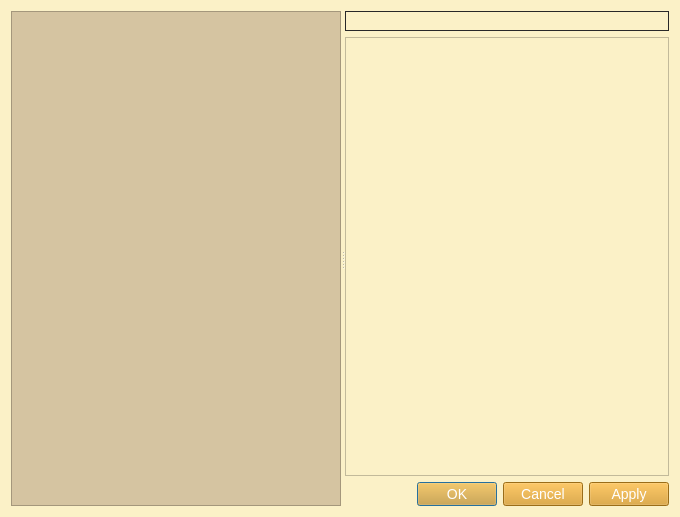
<?xml version="1.0" encoding="UTF-8"?>
<ui version="4.0">
 <class>PreferencesDialog</class>
 <widget class="QDialog" name="PreferencesDialog">
  <property name="geometry">
   <rect>
    <x>0</x>
    <y>0</y>
    <width>680</width>
    <height>517</height>
   </rect>
  </property>
  <property name="windowTitle">
   <string>Preferences</string>
  </property>
  <property name="styleSheet">
   <string notr="true">QWidget{
	background-color: #fbf1c7;
}
QMenuBar::item{
	background-color: #fbf1c7;
}
QDockWidget::title{
	background: #d5c4a1;
	padding-left: 5px;
}
QDockWidget, QMenuBar{
    color: #282828;
    font: bold 14px;
}
QTextEdit, QPlainTextEdit, QLineEdit, QSpinBox, QComboBox {
  background-color: #d5c4a1;
  color: #282828;
}
QTextEdit#uiConsoleTextEdit {
  background-color: #fbf1c7;
  color: #282828;
  font: 13px;
}
QTabWidget {
	font: 14px;
	border-top: 2px;
}
QTabBar::tab {
    background: #d5c4a1;
    color: #282828;
    min-width: 8ex;
    padding: 2px;
	border-top-right-radius: 6px;
	border-top-left-radius: 6px;
}
QTabBar::tab:selected {
    background: #458588;
	color: #FFFFFF;
}
QGroupBox {
    color: #076678;
    font: 14px;
    padding: 15px;
    border-style: none;
}
QMainWindow::separator {
	background: #d5c4a1;
	width: 1px;
	height: 1px;
}
QComboBox {
	selection-background-color: #458588;
	selection-color: #FFFFFF;
}

QToolBar{
	background: #d5c4a1;
	border: 0px;
}
QPushButton {
	background-color: #d79921;
    color: #FFFFFF;
	font: 14px;
}
QToolButton {
	background-color: #d79921;
    color: #FFFFFF;
	font: 14px;
}
QTreeWidget, QListWidget {
	background-color: #fbf1c7;
	color: #282828;
    alternate-background-color: #d5c4a1; 
	font: 14px;
}
QTreeWidget#uiTreeWidget {
	background-color: #d5c4a1;
	color: #282828;
	font: bold 16px;
}
QTreeWidget::item:selected, QTreeWidget::item:hover, QMenu::item:selected,QToolButton::hover,QPushButton::hover,QTabBar::tab:hover {
	background-color: #458588;
	color: #FFFFFF;
}
QMenu {
	background-color: #fbf1c7;
    color: #282828;
}
QLabel {
	color: #282828;
	font: 14px;
}
QLabel#uiTitleLabel {
	color: #282828;
	font: bold 16px;
}

QAbstractScrollArea::corner {
    background: #fbf1c7;
}
QScrollBar::handle:horizontal {
    background: #d5c4a1;
    min-width: 20px;
}
QScrollBar::handle:vertical {
    background: #d5c4a1;
    min-width: 20px;
}
QScrollBar:vertical {
    width: 6px;
}
QScrollBar:horizontal {
    height: 6px;
}
QScrollBar::up-arrow:vertical, QScrollBar::down-arrow:vertical, QScrollBar::down-arrow:horizontal, QScrollBar::up-arrow:horizontal { 
	border: 0px;
    height: 0px; 
    width: 0px; 
}
         
QScrollBar::add-page:horizontal, QScrollBar::sub-page:horizontal, QScrollBar::add-page:vertical, QScrollBar::sub-page:vertical {
  background: none
}
QStatusBar {
	background-color: #d5c4a1;
	color: #282828;
}

QRadioButton, QCheckBox {
  color: #282828;
}
QRadioButton::disabled, QCheckBox::disabled {
  color: gray;
}


</string>
  </property>
  <property name="modal">
   <bool>true</bool>
  </property>
  <layout class="QHBoxLayout" name="horizontalLayout">
   <item>
    <widget class="QSplitter" name="splitter">
     <property name="orientation">
      <enum>Qt::Horizontal</enum>
     </property>
     <widget class="QTreeWidget" name="uiTreeWidget">
      <property name="sizePolicy">
       <sizepolicy hsizetype="MinimumExpanding" vsizetype="Expanding">
        <horstretch>0</horstretch>
        <verstretch>0</verstretch>
       </sizepolicy>
      </property>
      <property name="font">
       <font>
        <pointsize>-1</pointsize>
        <weight>75</weight>
        <italic>false</italic>
        <bold>true</bold>
       </font>
      </property>
      <property name="focusPolicy">
       <enum>Qt::ClickFocus</enum>
      </property>
      <property name="indentation">
       <number>10</number>
      </property>
      <attribute name="headerVisible">
       <bool>false</bool>
      </attribute>
      <column>
       <property name="text">
        <string notr="true">1</string>
       </property>
      </column>
     </widget>
     <widget class="QWidget" name="layoutWidget">
      <layout class="QVBoxLayout" name="vbox">
       <item>
        <widget class="QLabel" name="uiTitleLabel">
         <property name="sizePolicy">
          <sizepolicy hsizetype="Preferred" vsizetype="Maximum">
           <horstretch>1</horstretch>
           <verstretch>0</verstretch>
          </sizepolicy>
         </property>
         <property name="font">
          <font>
           <pointsize>-1</pointsize>
           <weight>75</weight>
           <italic>false</italic>
           <bold>true</bold>
          </font>
         </property>
         <property name="frameShape">
          <enum>QFrame::Box</enum>
         </property>
        </widget>
       </item>
       <item>
        <widget class="QScrollArea" name="scrollArea">
         <property name="focusPolicy">
          <enum>Qt::NoFocus</enum>
         </property>
         <property name="widgetResizable">
          <bool>true</bool>
         </property>
         <widget class="QWidget" name="scrollAreaWidgetContents_2">
          <property name="geometry">
           <rect>
            <x>0</x>
            <y>0</y>
            <width>332</width>
            <height>434</height>
           </rect>
          </property>
          <layout class="QVBoxLayout" name="verticalLayout">
           <item>
            <widget class="QStackedWidget" name="uiStackedWidget">
             <property name="sizePolicy">
              <sizepolicy hsizetype="MinimumExpanding" vsizetype="MinimumExpanding">
               <horstretch>1</horstretch>
               <verstretch>1</verstretch>
              </sizepolicy>
             </property>
             <widget class="QWidget" name="uiPageWidget"/>
            </widget>
           </item>
          </layout>
         </widget>
        </widget>
       </item>
       <item>
        <widget class="QDialogButtonBox" name="uiButtonBox">
         <property name="focusPolicy">
          <enum>Qt::NoFocus</enum>
         </property>
         <property name="orientation">
          <enum>Qt::Horizontal</enum>
         </property>
         <property name="standardButtons">
          <set>QDialogButtonBox::Apply|QDialogButtonBox::Cancel|QDialogButtonBox::Ok</set>
         </property>
         <property name="centerButtons">
          <bool>false</bool>
         </property>
        </widget>
       </item>
      </layout>
     </widget>
    </widget>
   </item>
  </layout>
 </widget>
 <resources>
  <include location="../../resources/resources.qrc"/>
 </resources>
 <connections>
  <connection>
   <sender>uiButtonBox</sender>
   <signal>accepted()</signal>
   <receiver>PreferencesDialog</receiver>
   <slot>accept()</slot>
   <hints>
    <hint type="sourcelabel">
     <x>672</x>
     <y>509</y>
    </hint>
    <hint type="destinationlabel">
     <x>449</x>
     <y>299</y>
    </hint>
   </hints>
  </connection>
  <connection>
   <sender>uiButtonBox</sender>
   <signal>rejected()</signal>
   <receiver>PreferencesDialog</receiver>
   <slot>reject()</slot>
   <hints>
    <hint type="sourcelabel">
     <x>672</x>
     <y>509</y>
    </hint>
    <hint type="destinationlabel">
     <x>449</x>
     <y>299</y>
    </hint>
   </hints>
  </connection>
 </connections>
</ui>
